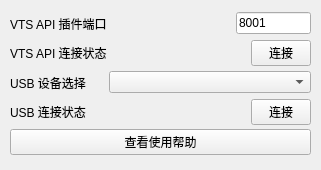
<?xml version="1.0" encoding="UTF-8"?>
<ui version="4.0">
 <class>MainWindow</class>
 <widget class="QMainWindow" name="MainWindow">
  <property name="geometry">
   <rect>
    <x>0</x>
    <y>0</y>
    <width>321</width>
    <height>170</height>
   </rect>
  </property>
  <property name="font">
   <font>
    <pointsize>9</pointsize>
   </font>
  </property>
  <property name="windowTitle">
   <string>弹幕姬面捕连接助手</string>
  </property>
  <widget class="QWidget" name="centralwidget">
   <widget class="QWidget" name="verticalLayoutWidget">
    <property name="geometry">
     <rect>
      <x>10</x>
      <y>10</y>
      <width>301</width>
      <height>151</height>
     </rect>
    </property>
    <property name="font">
     <font>
      <pointsize>9</pointsize>
     </font>
    </property>
    <layout class="QVBoxLayout" name="verticalLayout">
     <property name="spacing">
      <number>3</number>
     </property>
     <item>
      <layout class="QHBoxLayout" name="horizontalLayout">
       <property name="spacing">
        <number>3</number>
       </property>
       <item>
        <widget class="QLabel" name="label">
         <property name="minimumSize">
          <size>
           <width>0</width>
           <height>25</height>
          </size>
         </property>
         <property name="font">
          <font>
           <pointsize>9</pointsize>
          </font>
         </property>
         <property name="text">
          <string>VTS API 插件端口</string>
         </property>
        </widget>
       </item>
       <item>
        <widget class="QLineEdit" name="port">
         <property name="sizePolicy">
          <sizepolicy hsizetype="Fixed" vsizetype="Fixed">
           <horstretch>0</horstretch>
           <verstretch>0</verstretch>
          </sizepolicy>
         </property>
         <property name="maximumSize">
          <size>
           <width>75</width>
           <height>16777215</height>
          </size>
         </property>
         <property name="font">
          <font>
           <pointsize>9</pointsize>
          </font>
         </property>
         <property name="text">
          <string>8001</string>
         </property>
         <property name="alignment">
          <set>Qt::AlignLeading|Qt::AlignLeft|Qt::AlignVCenter</set>
         </property>
        </widget>
       </item>
      </layout>
     </item>
     <item>
      <layout class="QHBoxLayout" name="horizontalLayout_3">
       <item>
        <widget class="QLabel" name="label_5">
         <property name="minimumSize">
          <size>
           <width>0</width>
           <height>25</height>
          </size>
         </property>
         <property name="font">
          <font>
           <pointsize>9</pointsize>
          </font>
         </property>
         <property name="text">
          <string>VTS API 连接状态</string>
         </property>
        </widget>
       </item>
       <item>
        <widget class="QLabel" name="vtsStatus">
         <property name="sizePolicy">
          <sizepolicy hsizetype="Expanding" vsizetype="Preferred">
           <horstretch>0</horstretch>
           <verstretch>0</verstretch>
          </sizepolicy>
         </property>
         <property name="minimumSize">
          <size>
           <width>30</width>
           <height>0</height>
          </size>
         </property>
         <property name="font">
          <font>
           <pointsize>9</pointsize>
          </font>
         </property>
         <property name="text">
          <string/>
         </property>
         <property name="alignment">
          <set>Qt::AlignRight|Qt::AlignTrailing|Qt::AlignVCenter</set>
         </property>
        </widget>
       </item>
       <item>
        <widget class="QPushButton" name="connectVts">
         <property name="sizePolicy">
          <sizepolicy hsizetype="Maximum" vsizetype="Fixed">
           <horstretch>0</horstretch>
           <verstretch>0</verstretch>
          </sizepolicy>
         </property>
         <property name="maximumSize">
          <size>
           <width>60</width>
           <height>16777215</height>
          </size>
         </property>
         <property name="font">
          <font>
           <pointsize>9</pointsize>
          </font>
         </property>
         <property name="text">
          <string>连接</string>
         </property>
        </widget>
       </item>
      </layout>
     </item>
     <item>
      <layout class="QHBoxLayout" name="horizontalLayout_4">
       <item>
        <widget class="QLabel" name="label_3">
         <property name="sizePolicy">
          <sizepolicy hsizetype="Preferred" vsizetype="Preferred">
           <horstretch>0</horstretch>
           <verstretch>0</verstretch>
          </sizepolicy>
         </property>
         <property name="minimumSize">
          <size>
           <width>0</width>
           <height>25</height>
          </size>
         </property>
         <property name="font">
          <font>
           <pointsize>9</pointsize>
          </font>
         </property>
         <property name="text">
          <string>USB 设备选择</string>
         </property>
        </widget>
       </item>
       <item>
        <spacer name="horizontalSpacer">
         <property name="font">
          <font>
           <pointsize>9</pointsize>
          </font>
         </property>
         <property name="orientation">
          <enum>Qt::Horizontal</enum>
         </property>
         <property name="sizeType">
          <enum>QSizePolicy::Fixed</enum>
         </property>
         <property name="sizeHint" stdset="0">
          <size>
           <width>20</width>
           <height>20</height>
          </size>
         </property>
        </spacer>
       </item>
       <item>
        <widget class="QComboBox" name="idevices">
         <property name="sizePolicy">
          <sizepolicy hsizetype="Expanding" vsizetype="Fixed">
           <horstretch>0</horstretch>
           <verstretch>0</verstretch>
          </sizepolicy>
         </property>
         <property name="font">
          <font>
           <pointsize>9</pointsize>
          </font>
         </property>
        </widget>
       </item>
      </layout>
     </item>
     <item>
      <layout class="QHBoxLayout" name="horizontalLayout_2">
       <item>
        <widget class="QLabel" name="label_2">
         <property name="minimumSize">
          <size>
           <width>0</width>
           <height>25</height>
          </size>
         </property>
         <property name="font">
          <font>
           <pointsize>9</pointsize>
          </font>
         </property>
         <property name="text">
          <string>USB 连接状态</string>
         </property>
        </widget>
       </item>
       <item>
        <widget class="QLabel" name="usbStatus">
         <property name="sizePolicy">
          <sizepolicy hsizetype="Expanding" vsizetype="Preferred">
           <horstretch>0</horstretch>
           <verstretch>0</verstretch>
          </sizepolicy>
         </property>
         <property name="font">
          <font>
           <pointsize>9</pointsize>
          </font>
         </property>
         <property name="text">
          <string/>
         </property>
         <property name="alignment">
          <set>Qt::AlignRight|Qt::AlignTrailing|Qt::AlignVCenter</set>
         </property>
        </widget>
       </item>
       <item>
        <widget class="QPushButton" name="connectUsb">
         <property name="sizePolicy">
          <sizepolicy hsizetype="Maximum" vsizetype="Fixed">
           <horstretch>0</horstretch>
           <verstretch>0</verstretch>
          </sizepolicy>
         </property>
         <property name="maximumSize">
          <size>
           <width>60</width>
           <height>16777215</height>
          </size>
         </property>
         <property name="font">
          <font>
           <pointsize>9</pointsize>
          </font>
         </property>
         <property name="text">
          <string>连接</string>
         </property>
        </widget>
       </item>
      </layout>
     </item>
     <item>
      <widget class="QPushButton" name="showHelp">
       <property name="sizePolicy">
        <sizepolicy hsizetype="Preferred" vsizetype="Fixed">
         <horstretch>0</horstretch>
         <verstretch>0</verstretch>
        </sizepolicy>
       </property>
       <property name="minimumSize">
        <size>
         <width>0</width>
         <height>0</height>
        </size>
       </property>
       <property name="font">
        <font>
         <pointsize>9</pointsize>
        </font>
       </property>
       <property name="text">
        <string>查看使用帮助</string>
       </property>
      </widget>
     </item>
    </layout>
   </widget>
  </widget>
 </widget>
 <resources/>
 <connections/>
</ui>
